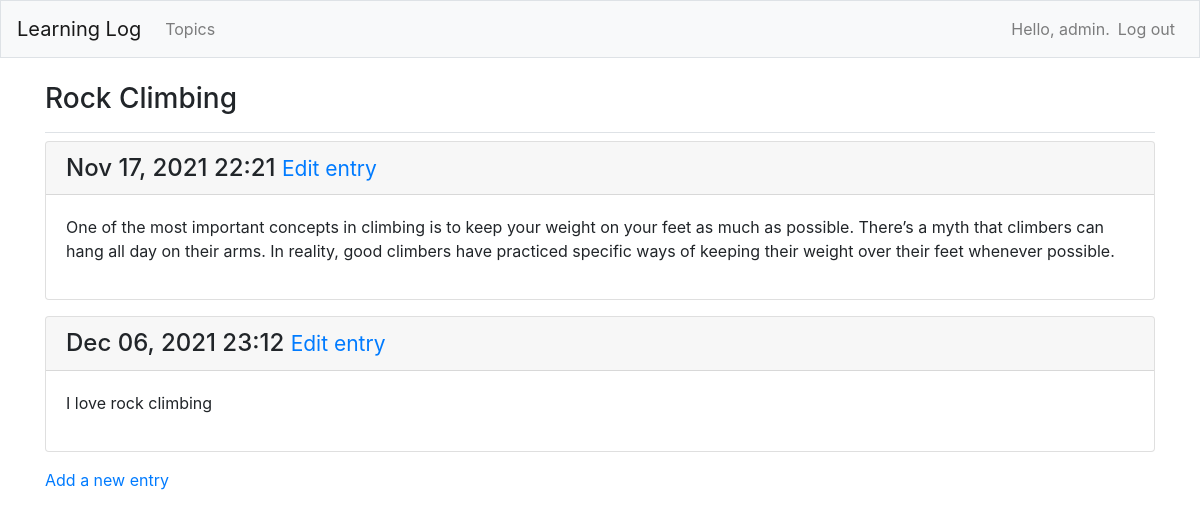
The page /topics/2/ (signed in) on the database its author committed.
### MainApp/models.py (models this page shows, shortened)
class Topic(models.Model):
    text = models.CharField(max_length=200)
    date_added = models.DateTimeField(auto_now_add=True)
    owner = models.ForeignKey(User, on_delete=models.CASCADE)   #owner field is a foregin key to user
    def __str__(self):
        return self.text

class Entry(models.Model):   #has fields called topic, text, and date_added
    topic = models.ForeignKey(Topic, on_delete=models.CASCADE)
    text = models.TextField()
    date_added = models.DateTimeField(auto_now_add=True)
    class Meta:
        verbose_name_plural = 'entries'

### MainApp/views.py (the view)
# urls.py: path('topics/<int:topic_id>/',views.topic, name="topic"), #creating the individual topic pages that navigates through topics page-creates an integer variable that references the primary keys of topics
@login_required
def topic(request,topic_id):     #what you name in url file must be received in views file
    topic = Topic.objects.get(id=topic_id)
    if topic.owner != request.user:
        raise Http404
    entries = topic.entry_set.all()        #from myshell.py file
    context = {'topic':topic, 'entries':entries}  #key represents a variable name to use in template
    return render(request, 'MainApp/topic.html',context)

### MainApp/templates/mainapp/topic.html
{% extends "MainApp/base.html" %}
{% block page_header %}
<h3>{{ topic }}</h3>
{% endblock page_header %}
{% block content %}
{% for e in entries %}
<div class="card mb-3">
    <h4 class="card-header">
        {{ e.date_added|date:'M d, Y H:i' }}
        <small><a href="{% url 'MainApp:edit_entry' e.id %}">Edit entry</a></small>
    </h4>
<div class="card-body">
    {{ e.text|linebreaks }}
</div>
</div>
{% empty %}
<p>There are no entries for this topic yet.</p>
{% endfor %}
<p>
    <a href="{% url 'MainApp:new_entry' topic.id %}">Add a new entry</a>
</p>
{% endblock content %}

### MainApp/templates/mainapp/base.html (shortened to what this page needs)
{% load bootstrap4 %}
<!doctype html>
<html lang="en">
<head>
{% bootstrap_css %}
</head>
<body>
    <nav class="navbar navbar-expand-md navbar-light bg-light mb-4 border">
        <a class="navbar-brand" href="{% url 'MainApp:index'%}">Learning Log</a>
        <div class="collapse navbar-collapse" id="navbarCollapse">
            <ul class="navbar-nav mr-auto">
                <li class="nav-item">
                    <a class="nav-link" href="{% url 'MainApp:topics'%}">Topics</a></li>
            </ul>
            <ul class="navbar-nav ml-auto">
                {% if user.is_authenticated %}
                <li class="nav-item">
                    <span class="navbar-text">Hello, {{ user.username }}.</span>
                </li>
                <li class="nav-item">
                    <a class="nav-link" href="{% url 'users:logout' %}">Log out</a>
                </li>
                {% else %}
                <li class="nav-item">
                    <a class="nav-link" href="{% url 'users:register' %}">Register</a>
                </li>
                <li class="nav-item">
                    <a class="nav-link" href="{% url 'users:login' %}">Log in</a></li>
                {% endif %}
            </ul>
        </div>
    </nav>
<main role="main" class="container">
    <div class="pb-2 mb-2 border-bottom">
        {% block page_header %}{% endblock page_header %}
    </div>
    <div>
        {% block content %}{% endblock content %}
    </div>
</main>
</body>
</html>

### rows shown on the page
Topic: text "Rock Climbing"
Entry: date_added "Nov 17, 2021 22:21", text "One of the most important concepts in climbing is to keep your weight on your feet as much as possible. There’s a myth that climbers can hang all day on their arms. In reality, good climbers have practiced specific ways of keeping their weight over their feet whenever possible."
Entry: date_added "Dec 06, 2021 23:12", text "I love rock climbing"

### other values the page prints
{{ user.username }} "admin"
